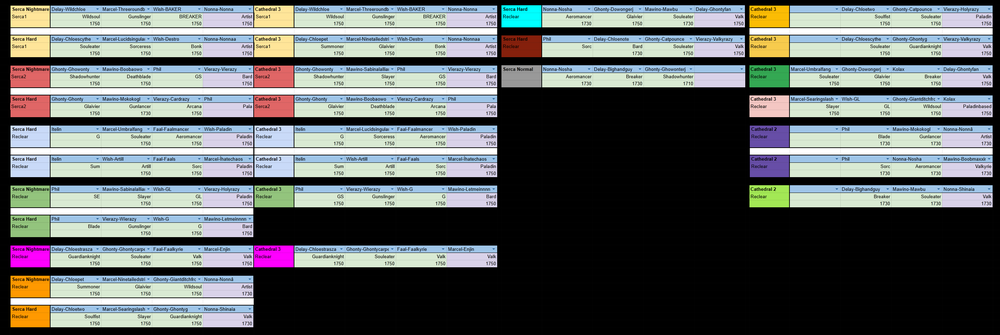
#> input picture data/image.png, 1000 x 335 px, shrunk from 2850 x 955 before the run; its folder holds only this picture in this run
$ python import_raids_from_image.py ../data/image.png
#> lines starting #> are read from the running program, lines starting #| are printed output that depends on the picture
import argparse
import json
import math
import re
import sys
import time
from collections import deque
from pathlib import Path

try:
    from PIL import Image, ImageEnhance, ImageFilter, ImageOps
except ImportError:
    print("Missing dependency: Pillow. Run: python -m pip install -r scripts/requirements.txt")
    sys.exit(1)


ROOT = Path(__file__).resolve().parents[1]
DEFAULT_RAIDS_PATH = ROOT / "data" / "raids.json"
PYTESSERACT = None

COLOR_PALETTE = {
    "Red": (224, 92, 96),
    "Orange": (255, 153, 0),
    "Yellow": (255, 204, 64),
    "Green": (100, 180, 90),
    "Cyan": (0, 210, 220),
    "Blue": (150, 180, 220),
    "Purple": (120, 80, 170),
    "Pink": (238, 90, 185),
    "Brown": (140, 50, 25),
    "Gray": (150, 150, 150),
}

KNOWN_RAIDS = ("Serca", "Cathedral")
KNOWN_DIFFICULTIES = ("Nightmare", "Hard", "Normal", "2", "3")


def normalize_player_name(name):
    return name.strip().split("-")[0].strip().lower()


def clean_text(value):
    return re.sub(r"\s+", " ", value.replace("|", " ")).strip()


def get_pytesseract():
    global PYTESSERACT

    if PYTESSERACT is not None:
        return PYTESSERACT

    try:
        import pytesseract
    except ImportError:
        print("Missing dependency: pytesseract. Run: python -m pip install -r scripts/requirements.txt")
        sys.exit(1)

    PYTESSERACT = pytesseract
    return PYTESSERACT


def prepare_for_ocr(image):
    image = image.convert("L")
    image = ImageOps.autocontrast(image)
    image = ImageEnhance.Contrast(image).enhance(2.0)
    image = image.filter(ImageFilter.SHARPEN)
    return image.resize((image.width * 3, image.height * 3))


def ocr_text(image, psm=6):
    pytesseract = get_pytesseract()
    prepared = prepare_for_ocr(image)
    config = f"--psm {psm}"

    try:
        return clean_text(pytesseract.image_to_string(prepared, config=config))
    except pytesseract.TesseractNotFoundError:
        print("Tesseract OCR was not found.")
        print("Install it, then rerun this script. On Windows, try: winget install UB-Mannheim.TesseractOCR")
        sys.exit(1)


def is_foreground(pixel):
    r, g, b = pixel[:3]
    return max(r, g, b) > 45


def find_components(image):
    width, height = image.size
    pixels = image.load()
    visited = bytearray(width * height)
    components = []

    def index(x, y):
        return y * width + x

    for y in range(height):
        for x in range(width):
            start = index(x, y)
            if visited[start] or not is_foreground(pixels[x, y]):
                continue

            queue = deque([(x, y)])
            visited[start] = 1
            min_x = max_x = x
            min_y = max_y = y
            count = 0

            while queue:
                cx, cy = queue.popleft()
                count += 1
                min_x = min(min_x, cx)
                max_x = max(max_x, cx)
                min_y = min(min_y, cy)
                max_y = max(max_y, cy)

                for nx, ny in ((cx + 1, cy), (cx - 1, cy), (cx, cy + 1), (cx, cy - 1)):
                    if nx < 0 or ny < 0 or nx >= width or ny >= height:
                        continue

                    next_index = index(nx, ny)
                    if visited[next_index] or not is_foreground(pixels[nx, ny]):
                        continue

                    visited[next_index] = 1
                    queue.append((nx, ny))

            box_width = max_x - min_x + 1
            box_height = max_y - min_y + 1

            if box_width >= 260 and 28 <= box_height <= 80 and count >= 2000:
                components.append((min_x, min_y, max_x + 1, max_y + 1))

    return sorted(components, key=lambda box: (box[1], box[0]))


# [45 lines left out: functions average_color, nearest_color_name, parse_raid_label, not called in this run]


def classify_role(member_body):
    _, g, b = average_color(member_body)
    return "Support" if b - g > 4 else "DPS"


# [9 lines left out: function parse_member_name, not called in this run]


def expand_to_raid_block(image, box):
    x1, y1, x2, y2 = box
    block_height = y2 - y1
    label_width = min(130, max(80, round((x2 - x1) * 0.2)))
    return (
        max(0, x1 - label_width),
        max(0, y1 - round(block_height * 0.6)),
        x2,
        y2,
    )


def parse_component(image, box, debug=False):
    box = expand_to_raid_block(image, box)
    crop = image.crop(box)
    width, height = crop.size
    label_width = max(90, min(130, round(width * 0.18)))
    label_crop = crop.crop((0, 0, label_width, height))
    label_text = ocr_text(label_crop, psm=6)
    raid_name, difficulty = parse_raid_label(label_text)

    if not raid_name or not difficulty:
        if debug:
            print(f"Skipped {box}: could not parse raid label from OCR text: {label_text!r}")
        return None

    color = nearest_color_name(average_color(label_crop))
    member_area_x = label_width
    member_width = (width - member_area_x) / 4
    members = []

    for index in range(4):
        left = round(member_area_x + index * member_width)
        right = round(member_area_x + (index + 1) * member_width)
        header_crop = crop.crop((left, 0, right, max(16, round(height * 0.42))))
        body_crop = crop.crop((left, max(16, round(height * 0.36)), right, height))
        member_name = parse_member_name(ocr_text(header_crop, psm=7))

        if not member_name:
            if debug:
                print(f"Skipped member slot {index + 1} in {box}: OCR text was {ocr_text(header_crop, psm=7)!r}")
            continue

        members.append(
            {
                "name": member_name,
                "lookupName": normalize_player_name(member_name),
                "role": classify_role(body_crop),
            }
        )

    if not members:
        if debug:
            print(f"Skipped {box}: no member names parsed")
        return None

    return {
        "id": "",
        "color": color,
        "name": raid_name,
        "difficulty": difficulty,
        "members": members,
        "createdBy": "image-import",
        "createdAt": "",
    }


def parse_image(image_path, debug=False):
#> called with debug = False
    image = Image.open(image_path).convert("RGB")
    raids = []
    boxes = find_components(image)

    if debug:
        print(f"Image size: {image.size[0]}x{image.size[1]}")
        print(f"Detected {len(boxes)} candidate raid member block(s)")

    for box in boxes:
        raid = parse_component(image, box, debug=debug)
        if raid:
            raids.append(raid)
#> this loop made 1 pass
#> pass 1, in parse_component, `crop = image.crop(box)`:
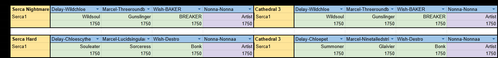
#> crop: PIL image 498x58 RGB; mean R, G, B 168.6, 177.1, 170.4
#> pass 1, in parse_component, `label_crop = crop.crop((0, 0, label_width, height))`:
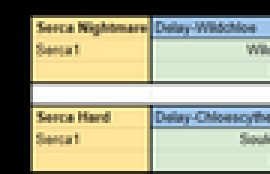
#> label_crop: PIL image 90x58 RGB (shown 3 times larger); mean R, G, B 163.9, 164, 138.9
#> pass 1, in prepare_for_ocr, `image = image.convert("L")`:
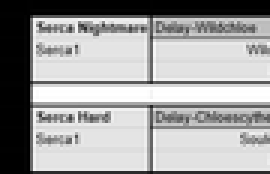
#> image: PIL image 90x58 L (shown 3 times larger); min 0, max 255, mean 161
#> pass 1, in prepare_for_ocr, `image = ImageEnhance.Contrast(image).enhance(2.0)`:
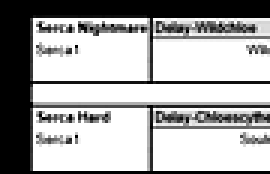
#> image: PIL image 90x58 L (shown 3 times larger); min 0, max 255, mean 168.2

    now_ms = int(time.time() * 1000)
    created_at = time.strftime("%Y-%m-%dT%H:%M:%SZ", time.gmtime())

    for index, raid in enumerate(raids):
        raid["id"] = str(now_ms + index)
        raid["createdAt"] = created_at

    return raids


# [10 lines left out: function preview_raids, not called in this run]


def write_raids(raids_path, raids):
    raids_path.parent.mkdir(parents=True, exist_ok=True)
    raids_path.write_text(json.dumps(raids, indent=2) + "\n", encoding="utf-8")


def main():
    parser = argparse.ArgumentParser(
        description="Import fixed raid groups from a schedule screenshot into data/raids.json."
    )
    parser.add_argument("image", type=Path, help="Path to the schedule screenshot")
    parser.add_argument("--output", type=Path, default=DEFAULT_RAIDS_PATH, help="Path to raids.json")
    parser.add_argument(
        "--tesseract-command",
        help="Optional full path to tesseract.exe if it is not on PATH",
    )
    parser.add_argument("--debug", action="store_true", help="Print parser diagnostics")
    args = parser.parse_args()

    if args.tesseract_command:
        pytesseract = get_pytesseract()
        pytesseract.pytesseract.tesseract_cmd = args.tesseract_command

    if not args.image.exists():
        print(f"Image not found: {args.image}")
        sys.exit(1)

    raids = parse_image(args.image, debug=args.debug)

    if not raids:
        print("No raids were parsed. Nothing was changed.")
        print("Run again with --debug to see detected blocks and OCR text.")
        sys.exit(1)

    preview_raids(raids)
    approval = input(f"Replace all raids in {args.output} with these results? Type YES to continue: ")

    if approval != "YES":
        print("Import cancelled. Nothing was changed.")
        return

    write_raids(args.output, raids)
    print(f"Imported {len(raids)} raid(s) into {args.output}.")


if __name__ == "__main__":
    main()
#> (the call stopped at in ocr_text, `return clean_text(pytesseract.image_to_string(prepared, config=config))`: pytesseract is not available in this run)
